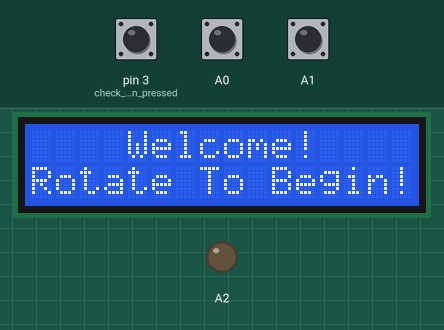
This sketch was run on a simulated Arduino Uno, built with avr-gcc and run on an emulated ATmega328P. Shown: 16×2 character LCD, output pins drawn as LEDs (lit = HIGH). The inputs (shaded band) are chosen by the test bench; at power-on: pin 3 (check_button_pressed) HIGH, A0 HIGH, A1 HIGH.

Above: at 1.2 s.
1.3 s: pin 3 (check_button_pressed) pulled LOW for 0.15 s
At 1.9 s:
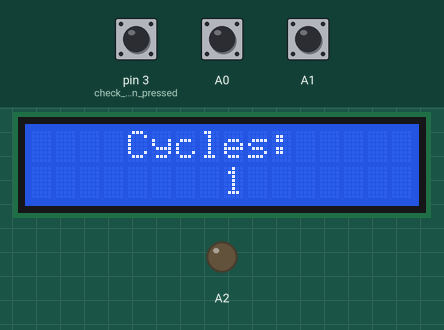
2.9 s: pin 3 (check_button_pressed) pulled LOW for 1 s
At 4.3 s:
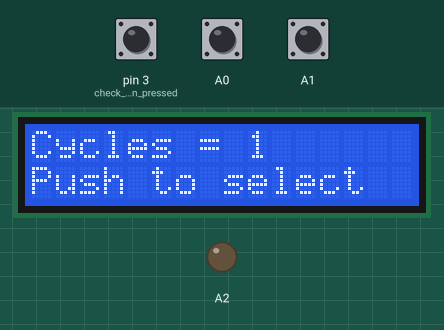
5.4 s: A0 pulled LOW for 0.15 s
At 6.1 s:
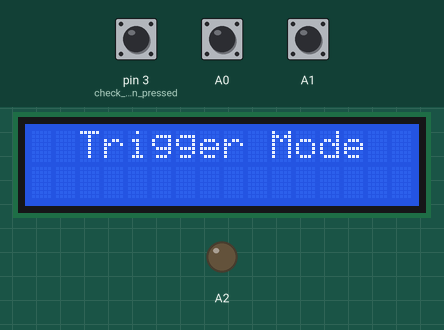
7.0 s: A0 pulled LOW for 1 s
At 8.6 s:
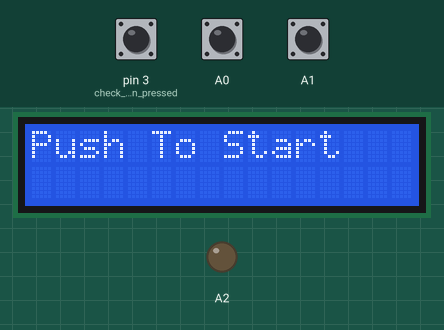
9.5 s: pin 3 (check_button_pressed) pulled LOW for 0.15 s
At 9.8 s:
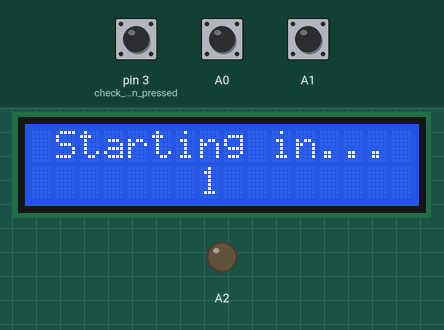
12.6 s: A0 pulled LOW for 3.2 s
At 17.0 s:
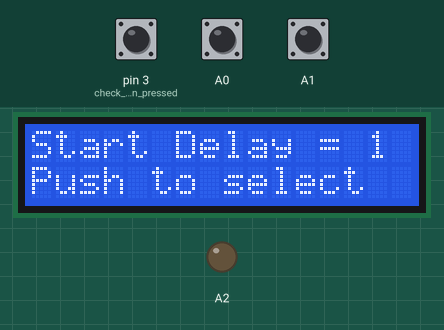
Timing chart, 0 to 18.3 s (numbered marks = the images above; inputs shaded):
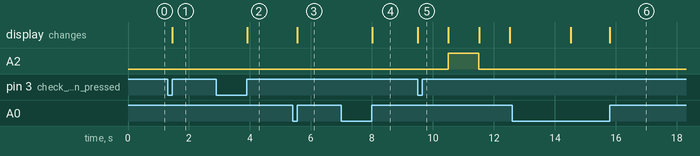

Measured:
- after the input at 1.3 s, the display: changes after 0.16 s (image 1)
- after the input at 2.9 s, the display: changes after 1.0 s (image 2)
- after the input at 5.4 s, the display: changes after 0.15 s (image 3)
- after the input at 7.0 s, the display: changes after 1.0 s (image 4)
- after the input at 9.5 s, A2: LOW → HIGH after 1.0 s, → LOW 1.0 s later; the display: changes at once (image 5)
- after the input at 12.6 s, the display: first differs from a run without the input after 3.2 s (image 6)

The sketch:

whisker_stim_box.ino
```cpp
#include <LiquidCrystal.h>

const int rs = 8, en = 9, d4 = 13, d5 = 12, d6 = 11, d7 = 10;
LiquidCrystal lcd(rs, en, d4, d5, d6, d7);
bool button_down;
static uint8_t prevNextCode = 0;

int menu_index = 0;
int menu_max_index = 5;
String menu_pages[] = {"Cycles = ","On-Time = ","Off-Time = ","Start Delay = ","Push To Start","  Trigger Mode"};
String parameterNames[] = {"    Cycles","    On-Time","    Off-Time","   Start Delay"};
int parameterValues[] = {1,1,1,1};


void setup() {

  lcd.begin(16,2);
  pinMode(A3, INPUT);
  pinMode(A1, INPUT_PULLUP);
  pinMode(A0, INPUT_PULLUP);
  pinMode(3, INPUT_PULLUP);
  pinMode(A2, OUTPUT);
  lcd.setCursor(4,0);
  lcd.print("Welcome!");
  lcd.setCursor(0,1);
  lcd.print("Rotate To Begin!");
}

int trigger_mode()
{
  lcd.setCursor(0,0);
  lcd.print("  Trigger Mode");
  lcd.setCursor(0,1);
  lcd.print("   Activated");
  delay(2000);
  lcd.clear();
  lcd.setCursor(0,0);
  lcd.print("Push to exit");
  check_button_pressed();

  while(!button_down)
  {
    check_button_pressed();
    if (digitalRead(A3))
    {
      digitalWrite(A2, HIGH);
      lcd.setCursor(0,1);
      lcd.print("STATE=1");
    }
    else
    {
      digitalWrite(A2, LOW);
      lcd.setCursor(0,1);
      lcd.print("STATE=0");
    }
  }

  digitalWrite(A2, LOW);
  lcd.clear();
  lcd.setCursor(0,0);
  lcd.print("Exiting trigger");
  lcd.setCursor(0,1);
  lcd.print("    mode");
  delay(1000);
}

int run_program()
{
  for(int i = parameterValues[3]; i > 0; i--)
  {
    lcd.clear();
    lcd.setCursor(0,0);
    lcd.print(" Starting in...");
    lcd.setCursor(7,1);
    lcd.print(i);
    delay(1000);
  }


  for(int i = 0; i < parameterValues[0]; i++)
  {

    digitalWrite(A2, HIGH);
    for(int x = parameterValues[1]; x > 0; x--)
    {
      lcd.clear();
      lcd.setCursor(6,0);
      lcd.print("ON");
      lcd.setCursor(0,1);
      lcd.print("Time Left: " + String(x));
      delay(1000);
    }

    digitalWrite(A2, LOW);
    for(int x = parameterValues[2]; x > 0; x--)
    {
      lcd.clear();
      lcd.setCursor(6,0);
      lcd.print("OFF");
      lcd.setCursor(0,1);
      lcd.print("Time Left: " + String(x));
      delay(1000);
    }
  }

  lcd.clear();
  lcd.setCursor(0,0);
  lcd.print("Program Complete");
  lcd.setCursor(0,1);
  lcd.print("Returning...");
  delay(2000);
}


int8_t read_rotary()
{
  static int8_t rot_enc_table[] = {0,1,1,0,1,0,0,1,1,0,0,1,0,1,1,0};

  prevNextCode <<= 2;
  if (digitalRead(A1)) prevNextCode |= 0x02;
  if (digitalRead(A0)) prevNextCode |= 0x01;
  prevNextCode &= 0x0f;

  return ( rot_enc_table[( prevNextCode & 0x0f )]);
}

void check_button_pressed()
{
    int pushedCount = 0;
    for(unsigned int i = 0; i < 150; i++)
    {
       pushedCount += int(digitalRead(3));
    }

    if(pushedCount < 50 && !button_down)
    {
       button_down = true;
    }
    else if(pushedCount >= 51)
    {
       button_down = false;
    }
}

void update_menu_pos(bool increment)
{
  if(increment)
  {
    if(menu_index >= menu_max_index)
    {
      menu_index = 0;
    }
    else
    {
      menu_index += 1;
    }
  }
  else
  {
    if(menu_index <= 0)
    {
      menu_index = menu_max_index;
    }
    else
    {
      menu_index -= 1;
    }
  }

  print_menu();
}

void print_menu()
{

  lcd.setCursor(0,0);
  lcd.clear();
  switch(menu_index)
  {

    case 0:
      lcd.print(menu_pages[menu_index] + String(parameterValues[0]));
      lcd.setCursor(0,1);
      lcd.print("Push to select");
      break;
    case 1:
      lcd.print(menu_pages[menu_index] + String(parameterValues[1]));
      lcd.setCursor(0,1);
      lcd.print("Push to select");
      break;
    case 2:
      lcd.print(menu_pages[menu_index] + String(parameterValues[2]));
      lcd.setCursor(0,1);
      lcd.print("Push to select");
      break;
    case 3:
      lcd.print(menu_pages[menu_index] + String(parameterValues[3]));
      lcd.setCursor(0,1);
      lcd.print("Push to select");
      break;
    case 4:
      lcd.print(menu_pages[menu_index]);
      break;
    case 5:
      lcd.print(menu_pages[menu_index]);
      break;
    default:
      break;
  }
}

void print_parameter(int parameter_index)
{
  lcd.clear();
  lcd.setCursor(0,0);
  lcd.print(parameterNames[parameter_index] + ": ");
  lcd.setCursor(8,1);
  lcd.print(parameterValues[parameter_index]);
}

int set_parameter(int parameter_index)
{

  while(button_down)
  {
    check_button_pressed();
  }

  print_parameter(parameter_index);

  while(1)
  {
    if(read_rotary())
    {
      if (prevNextCode==0x0b)
      {
         if(parameterValues[parameter_index] > 0)
         {
            parameterValues[parameter_index] -= 1;
         }
         print_parameter(parameter_index);
      }
      else if (prevNextCode==0x07)
      {
         parameterValues[parameter_index] += 1;
         print_parameter(parameter_index);
      }
      delay(1);
   }

   check_button_pressed();
   if(button_down)
   {
      while(button_down)
      {
        check_button_pressed();
      }
      return 0;
   }
 }
}

void menu_select()
{
  switch(menu_index)
  {
    case 0:
      set_parameter(0);
      break;
    case 1:
      set_parameter(1);
      break;
    case 2:
      set_parameter(2);
      break;
    case 3:
      set_parameter(3);
      break;
    case 4:
      run_program();
      break;
    case 5:
      trigger_mode();
      break;
    default:
      break;
  }
}

void loop() {

   if(read_rotary())
   {
      if ( prevNextCode==0x0b)
      {
         update_menu_pos(false);
      }
      else if ( prevNextCode==0x07)
      {
         update_menu_pos(true);
      }
      delay(1);
   }

   check_button_pressed();
   if(button_down)
   {
    menu_select();
    print_menu();
   }
}
```
